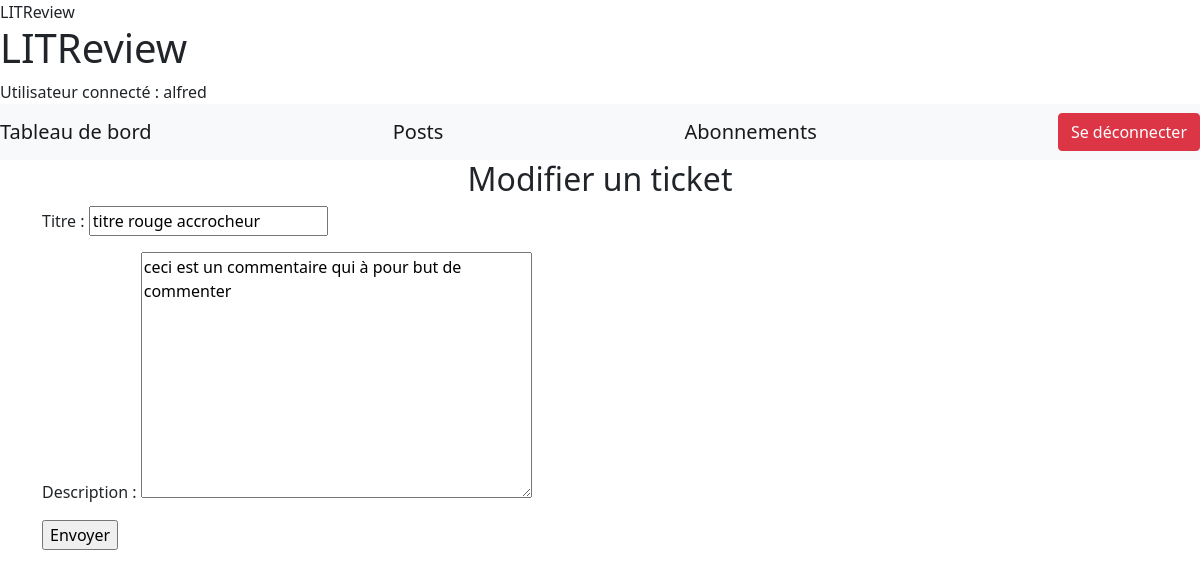
/tableau_de_bord/ticket/2/update (signed in), run on the app's committed database.
### review/models.py (models this page shows, shortened)
class Ticket(models.Model):
    titre = models.CharField(max_length=128, blank=False)
    description = models.TextField(max_length=2048, blank=True)
    user = models.ForeignKey(User, on_delete=models.CASCADE)
    date_creation = models.DateTimeField(auto_now_add=True)

### review/views.py (the view)
class TicketMaj(LoginRequiredMixin, UserPassesTestMixin, UpdateView):
    model = Ticket
    form_class = FormulaireTicket
    template_name_suffix = '_update_form'
    success_url = reverse_lazy('posts')
    def test_func(self):
        ticket = self.get_object()
        if self.request.user == ticket.user:
            return True
        return False

### review/forms.py
class FormulaireTicket(forms.ModelForm):
    class Meta:
        model = Ticket
        fields = ['titre', 'description']
        labels = {"titre": "Titre",
                  "description": "Description"
                  }

### review/templates/review/ticket_update_form.html (shortened to what this page needs)
{% extends "index.html" %}
{% block content %}
    <h2 style="text-align: center;">Modifier un ticket</h2>
    <form method="POST" enctype="multipart/form-data">
        <div class="form">
            <p>Titre : {{ form.titre }}</p>
            <p>Description : {{ form.description }}</p>
            <div>
                <input type="submit" value="Envoyer">
            </div>
        </div>
    </form>
{% endblock content %}

### templates/index.html (shortened to what this page needs)
{% load static %}
<!DOCTYPE html>
<html lang="en">
<head>
    <link rel="stylesheet" type="text/css" href="https://cdn.jsdelivr.net/npm/bootstrap@5.1.3/dist/css/bootstrap.min.css">
    {% if titre%}
        <titre>LITReview - {{ titre }}</titre>
    {% else %}
        <titre>LITReview</titre>
    {% endif %}
</head>
<body>
    <header>
        <h1 id="maintitre">LITReview</h1>
        <nav>
        {% if user.is_authenticated %}
        <div>Utilisateur connecté : {{ user.username }}
            <div class="navbar navbar-light bg-light">
                <a class="navbar-brand" href="{% url 'tableau_de_bord'%}">Tableau de bord</a>
                <a class="navbar-brand" href="{% url 'posts'%}">Posts</a>
                <a class="navbar-brand" href="{% url 'abonnement'%}">Abonnements</a>
                <button class="btn btn-danger" onclick="location.href='{% url 'deconnexion' %}'">Se déconnecter</button>
                {% endif %}
            </div>
        </nav>
    </header>
    <div class="container">
    {% block content %}
    {% endblock content %}
    </div>
</body>
</html>

### data on the page
Ticket: titre "titre rouge accrocheur", description "ceci est un commentaire qui à pour but de commenter"

### other printed values
{{ user.username }} "alfred"
